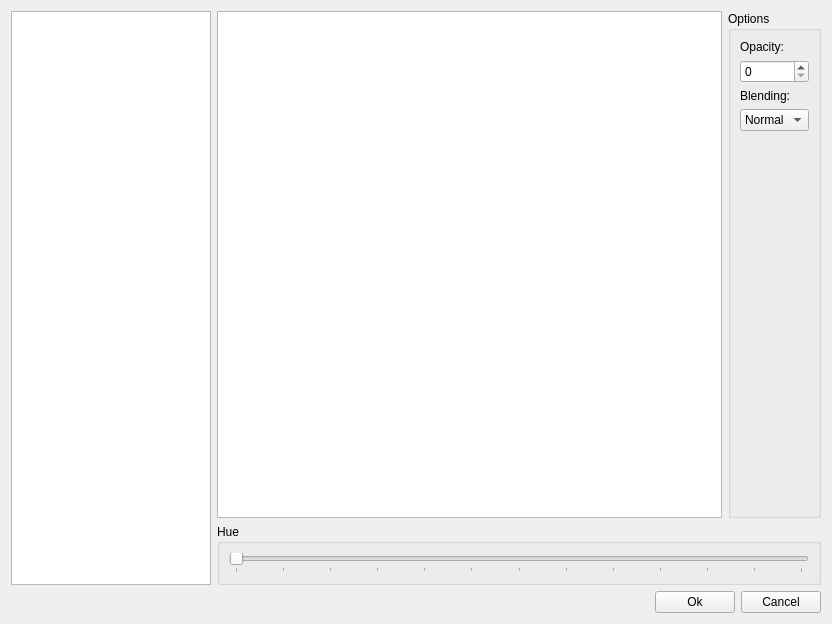
<?xml version="1.0" encoding="UTF-8"?>
<ui version="4.0">
 <class>ImageChooserDialog</class>
 <widget class="QWidget" name="ImageChooserDialog">
  <property name="windowModality">
   <enum>Qt::ApplicationModal</enum>
  </property>
  <property name="geometry">
   <rect>
    <x>0</x>
    <y>0</y>
    <width>832</width>
    <height>624</height>
   </rect>
  </property>
  <property name="windowTitle">
   <string>Graphic</string>
  </property>
  <layout class="QGridLayout" name="gridLayout">
   <item row="0" column="0" rowspan="2">
    <widget class="QListWidget" name="list">
     <property name="maximumSize">
      <size>
       <width>200</width>
       <height>16777215</height>
      </size>
     </property>
    </widget>
   </item>
   <item row="0" column="1">
    <widget class="CustomGraphicsView" name="graphicsView"/>
   </item>
   <item row="0" column="2">
    <widget class="QGroupBox" name="groupBox">
     <property name="title">
      <string>Options</string>
     </property>
     <layout class="QGridLayout" name="gridLayout_2">
      <item row="0" column="0">
       <widget class="QLabel" name="label">
        <property name="text">
         <string>Opacity:</string>
        </property>
       </widget>
      </item>
      <item row="3" column="0">
       <widget class="QComboBox" name="combo_blending">
        <item>
         <property name="text">
          <string>Normal</string>
         </property>
        </item>
        <item>
         <property name="text">
          <string>Add</string>
         </property>
        </item>
        <item>
         <property name="text">
          <string>Sub</string>
         </property>
        </item>
       </widget>
      </item>
      <item row="1" column="0">
       <widget class="QSpinBox" name="spin_opacity">
        <property name="maximum">
         <number>255</number>
        </property>
       </widget>
      </item>
      <item row="2" column="0">
       <widget class="QLabel" name="label_2">
        <property name="text">
         <string>Blending:</string>
        </property>
       </widget>
      </item>
      <item row="4" column="0">
       <spacer name="verticalSpacer">
        <property name="orientation">
         <enum>Qt::Vertical</enum>
        </property>
        <property name="sizeHint" stdset="0">
         <size>
          <width>20</width>
          <height>40</height>
         </size>
        </property>
       </spacer>
      </item>
     </layout>
    </widget>
   </item>
   <item row="1" column="1" colspan="2">
    <widget class="QGroupBox" name="group_hue">
     <property name="title">
      <string>Hue</string>
     </property>
     <layout class="QGridLayout" name="gridLayout_3">
      <item row="0" column="0">
       <widget class="QSlider" name="slider_hue">
        <property name="maximum">
         <number>360</number>
        </property>
        <property name="orientation">
         <enum>Qt::Horizontal</enum>
        </property>
        <property name="tickPosition">
         <enum>QSlider::TicksBelow</enum>
        </property>
        <property name="tickInterval">
         <number>30</number>
        </property>
       </widget>
      </item>
     </layout>
    </widget>
   </item>
   <item row="2" column="0" colspan="3">
    <layout class="QHBoxLayout" name="horizontalLayout">
     <item>
      <spacer name="horizontalSpacer">
       <property name="orientation">
        <enum>Qt::Horizontal</enum>
       </property>
       <property name="sizeHint" stdset="0">
        <size>
         <width>40</width>
         <height>20</height>
        </size>
       </property>
      </spacer>
     </item>
     <item>
      <widget class="QPushButton" name="button_ok">
       <property name="text">
        <string>Ok</string>
       </property>
      </widget>
     </item>
     <item>
      <widget class="QPushButton" name="button_cancel">
       <property name="text">
        <string>Cancel</string>
       </property>
      </widget>
     </item>
    </layout>
   </item>
  </layout>
 </widget>
 <customwidgets>
  <customwidget>
   <class>CustomGraphicsView</class>
   <extends>QGraphicsView</extends>
   <header>dialogs/imagechooserdialog.h</header>
  </customwidget>
 </customwidgets>
 <resources/>
 <connections/>
</ui>
